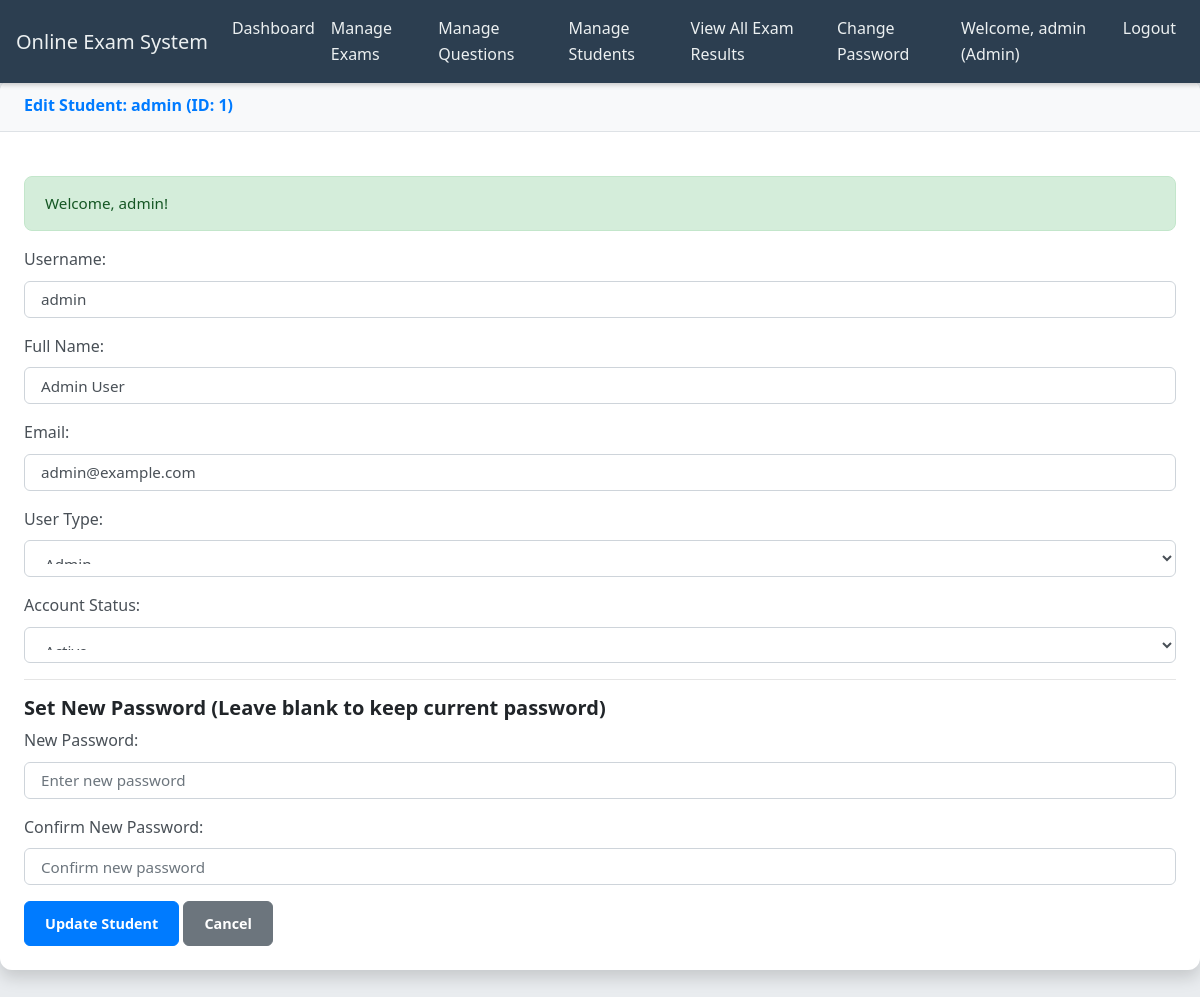
Screenshot of /edit_student.php?userid=1 (signed in) with the database file from the repository.
### tables this page shows
CREATE TABLE `users` (
  `userid` int NOT NULL AUTO_INCREMENT,
  `username` varchar(100) NOT NULL,
  `password` varchar(255) NOT NULL,
  `email` varchar(255) DEFAULT NULL,
  `full_name` varchar(255) DEFAULT NULL,
  `usertype` varchar(50) NOT NULL DEFAULT 'Student',
  `status` varchar(50) NOT NULL DEFAULT 'active',
  `created_at` timestamp NULL DEFAULT CURRENT_TIMESTAMP,
  PRIMARY KEY (`userid`),
  UNIQUE KEY `username` (`username`),
  UNIQUE KEY `email` (`email`)
);

### edit_student.php (the view, shortened to what this page needs)
<?php
include('config.php');
$user_id_to_edit = $_GET['userid'] ?? null;
$student_query = "SELECT userid, username, full_name, email, usertype, status FROM users WHERE userid = ?";
$stmt_fetch = mysqli_prepare($connection_db, $student_query);
mysqli_stmt_bind_param($stmt_fetch, "i", $user_id_to_edit);
mysqli_stmt_execute($stmt_fetch);
$student_result = mysqli_stmt_get_result($stmt_fetch);
$student_data = mysqli_fetch_assoc($student_result);
include('includes/header.php');
?>
<div class="card-shadow mb-4">
    <div class="card-header py-3">
        <h6 class="m-0 font-weight-bold text-primary">Edit Student: <?= htmlspecialchars($student_data['username']); ?> (ID: <?= htmlspecialchars($student_data['userid']); ?>)</h6>
    </div>
    <div class="card-body">
        <?php
        if (isset($_SESSION['success']) && $_SESSION['success'] != '') {
            echo '<div class="alert alert-success">' . $_SESSION['success'] . '</div>';
        }
        ?>
        <form action="<?= BASE_URL ?>edit_student.php?userid=<?= htmlspecialchars($student_data['userid']); ?>" method="POST">
            <div class="form-group">
                <label for="username">Username:</label>
                <input type="text" class="form-control" id="username" name="username" value="<?= htmlspecialchars($student_data['username']); ?>" required>
            </div>
            <div class="form-group">
                <label for="full_name">Full Name:</label>
                <input type="text" class="form-control" id="full_name" name="full_name" value="<?= htmlspecialchars($student_data['full_name']); ?>" required>
            </div>
            <div class="form-group">
                <label for="email">Email:</label>
                <input type="email" class="form-control" id="email" name="email" value="<?= htmlspecialchars($student_data['email']); ?>" required>
            </div>
            <div class="form-group">
                <label for="usertype">User Type:</label>
                <select class="form-control" id="usertype" name="usertype" required>
                    <option value="Admin" <?= ($student_data['usertype'] == 'Admin') ? 'selected' : ''; ?>>Admin</option>
                </select>
            </div>
            <div class="form-group">
                <label for="status">Account Status:</label>
                <select class="form-control" id="status" name="status" required>
                    <option value="active" <?= ($student_data['status'] == 'active') ? 'selected' : ''; ?>>Active</option>
                </select>
            </div>
            <hr> <h5>Set New Password (Leave blank to keep current password)</h5>
            <div class="form-group">
                <label for="new_password">New Password:</label>
                <input type="password" class="form-control" id="new_password" name="new_password" placeholder="Enter new password">
            </div>
            <div class="form-group">
                <label for="confirm_new_password">Confirm New Password:</label>
                <input type="password" class="form-control" id="confirm_new_password" name="confirm_new_password" placeholder="Confirm new password">
            </div>
            <button type="submit" name="update_student" class="btn btn-primary">Update Student</button>
            <a href="<?= BASE_URL ?>manage_students.php" class="btn btn-secondary">Cancel</a>
        </form>
    </div>
</div>
<?php include('includes/footer.php'); ?>

### includes/header.php (style rules this page uses)
body { font-family: 'Segoe UI', Roboto, 'Helvetica Neue', Arial, sans-serif; background-color: #e9ecef; color: #343a40; line-height: 1.6; }
h1, h2, h3, h4, h5, h6 { font-weight: 600; color: #212529; }
.card-shadow { box-shadow: 0 8px 16px rgba(0,0,0,0.15); border-radius: 12px; overflow: hidden; background-color: #ffffff; border: none; }
.card-header { background-color: #f8f9fa; border-bottom: 1px solid #dee2e6; font-size: 1.15em; padding: 1.25rem 1.5rem; color: #495057; border-top-left-radius: 12px; border-top-right-radius: 12px; }
.card-body { padding: 1.5rem; }
.alert { margin-top: 20px; border-radius: 8px; padding: 1rem 1.25rem; font-size: 0.95em; line-height: 1.4; }
.alert-success { background-color: #d4edda; border-color: #c3e6cb; color: #155724; }
.form-control { border-radius: 6px; border-color: #ced4da; padding: 0.75rem 1rem; font-size: 0.95em; transition: border-color 0.15s ease-in-out, box-shadow 0.15s ease-in-out; }
.form-group label { font-weight: 500; margin-bottom: 0.5rem; color: #495057; }
.btn { border-radius: 6px; padding: 0.65rem 1.25rem; font-size: 0.9em; font-weight: 600; transition: all 0.2s ease-in-out; }
.btn-primary { background-color: #007bff; border-color: #007bff; }
.btn-secondary { background-color: #6c757d; border-color: #6c757d; }

### rows the page displays
users: username "admin", userid "1", full_name "Admin User", email "admin@example.com", usertype "Admin", status "Active"

### other values shown
$_SESSION['username'] "admin"
$_SESSION['usertype'] "Admin"
$_SESSION['success'] "Welcome, admin!"
